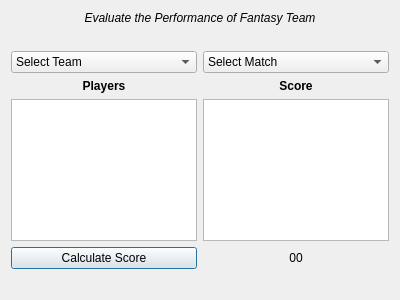
<?xml version="1.0" encoding="UTF-8"?>
<ui version="4.0">
 <class>Dialog</class>
 <widget class="QDialog" name="Dialog">
  <property name="geometry">
   <rect>
    <x>0</x>
    <y>0</y>
    <width>400</width>
    <height>300</height>
   </rect>
  </property>
  <property name="windowTitle">
   <string>Dialog</string>
  </property>
  <layout class="QVBoxLayout" name="verticalLayout">
   <item>
    <widget class="QLabel" name="label_3">
     <property name="text">
      <string>&lt;i&gt;Evaluate the Performance of Fantasy Team&lt;/i&gt;</string>
     </property>
     <property name="alignment">
      <set>Qt::AlignCenter</set>
     </property>
    </widget>
   </item>
   <item>
    <spacer name="horizontalSpacer_5">
     <property name="orientation">
      <enum>Qt::Horizontal</enum>
     </property>
     <property name="sizeHint" stdset="0">
      <size>
       <width>40</width>
       <height>20</height>
      </size>
     </property>
    </spacer>
   </item>
   <item>
    <layout class="QHBoxLayout" name="horizontalLayout">
     <item>
      <widget class="QComboBox" name="cb0">
       <item>
        <property name="text">
         <string>Select Team</string>
        </property>
       </item>
      </widget>
     </item>
     <item>
      <widget class="QComboBox" name="cb1">
       <item>
        <property name="text">
         <string>Select Match</string>
        </property>
       </item>
       <item>
        <property name="text">
         <string>Match1</string>
        </property>
       </item>
       <item>
        <property name="text">
         <string>Match2</string>
        </property>
       </item>
       <item>
        <property name="text">
         <string>Match3</string>
        </property>
       </item>
       <item>
        <property name="text">
         <string>Match4</string>
        </property>
       </item>
       <item>
        <property name="text">
         <string>Match5</string>
        </property>
       </item>
      </widget>
     </item>
    </layout>
   </item>
   <item>
    <layout class="QHBoxLayout" name="horizontalLayout_2">
     <item>
      <widget class="QLabel" name="label_2">
       <property name="text">
        <string>&lt;b&gt;Players&lt;/b&gt;</string>
       </property>
       <property name="alignment">
        <set>Qt::AlignCenter</set>
       </property>
      </widget>
     </item>
     <item>
      <widget class="QLabel" name="label">
       <property name="text">
        <string>&lt;b&gt;Score&lt;/b&gt;</string>
       </property>
       <property name="alignment">
        <set>Qt::AlignCenter</set>
       </property>
      </widget>
     </item>
    </layout>
   </item>
   <item>
    <layout class="QHBoxLayout" name="horizontalLayout_3">
     <item>
      <spacer name="horizontalSpacer_2">
       <property name="orientation">
        <enum>Qt::Horizontal</enum>
       </property>
       <property name="sizeHint" stdset="0">
        <size>
         <width>40</width>
         <height>20</height>
        </size>
       </property>
      </spacer>
     </item>
     <item>
      <widget class="QListWidget" name="lw1"/>
     </item>
     <item>
      <spacer name="horizontalSpacer">
       <property name="orientation">
        <enum>Qt::Horizontal</enum>
       </property>
       <property name="sizeHint" stdset="0">
        <size>
         <width>40</width>
         <height>20</height>
        </size>
       </property>
      </spacer>
     </item>
     <item>
      <widget class="QListWidget" name="lw2"/>
     </item>
     <item>
      <spacer name="horizontalSpacer_3">
       <property name="orientation">
        <enum>Qt::Horizontal</enum>
       </property>
       <property name="sizeHint" stdset="0">
        <size>
         <width>40</width>
         <height>20</height>
        </size>
       </property>
      </spacer>
     </item>
    </layout>
   </item>
   <item>
    <layout class="QGridLayout" name="gridLayout">
     <item row="0" column="0">
      <widget class="QPushButton" name="pushButton">
       <property name="text">
        <string>Calculate Score</string>
       </property>
      </widget>
     </item>
     <item row="0" column="1">
      <widget class="QLabel" name="scorelabel">
       <property name="text">
        <string>00</string>
       </property>
       <property name="alignment">
        <set>Qt::AlignCenter</set>
       </property>
      </widget>
     </item>
    </layout>
   </item>
   <item>
    <spacer name="horizontalSpacer_4">
     <property name="orientation">
      <enum>Qt::Horizontal</enum>
     </property>
     <property name="sizeHint" stdset="0">
      <size>
       <width>40</width>
       <height>20</height>
      </size>
     </property>
    </spacer>
   </item>
  </layout>
 </widget>
 <resources/>
 <connections/>
</ui>
